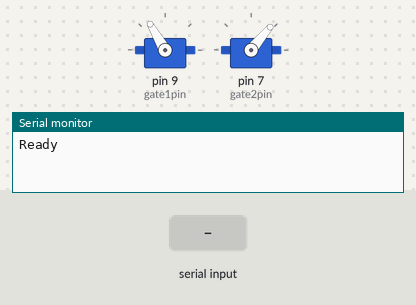
This sketch was run on a simulated Arduino Uno, built with avr-gcc and run on an emulated ATmega328P. Parts: 2 × servo, the last lines printed to the serial monitor. Inputs (shaded band) come from the test bench.

Above: at 1.5 s.
1.6 s: "1\n" received over Serial
At 2.3 s:
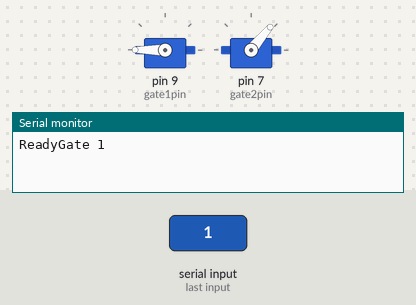
At 2.8 s:
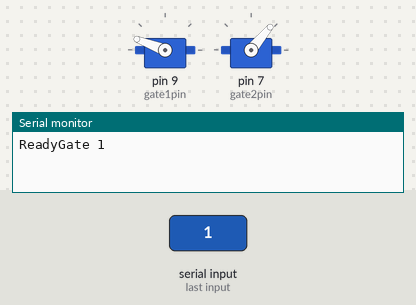
4.3 s: byte 50 (50) received over Serial
At 5.1 s:
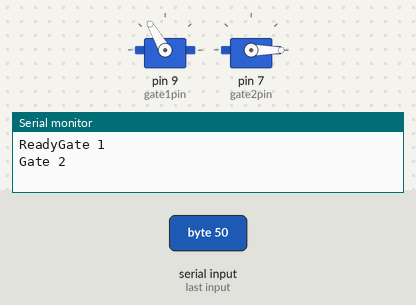
Timing chart, 0 to 7.3 s (numbered marks = the images above; inputs shaded):
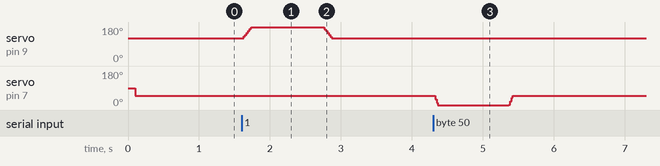

The sketch:

Gatekeeper.ino
```cpp
#include <Servo.h>

Servo G1;
Servo G2;

int gate1pin = 9;
int gate2pin = 7;

int pos = 90;
int incomingByte = 0;

String crlf = "\n";

void setup() {
  Serial.begin(9600);
  G1.attach(gate1pin);
  G2.attach(gate2pin);
  G1.write(120);
  delay(100);
  G2.write(50);
  delay(100);
  Serial.print("Ready");
  delay(100);
  G1.detach();
  G2.detach();
}

void openGate(int gateNo) {
  if (gateNo == 1) {
    G1.attach(gate1pin);
    delay(10);
    for(pos = 120; pos <= 180; pos += 1) {
      G1.write(pos);
      delay(round(pos / 100) + 1);
    }
    delay(1000);
    for(pos = 180; pos >= 120; pos -= 1) {
      G1.write(pos);
      delay(round(pos / 100) + 1);
    }
    delay(50);
    G1.detach();
  }

  if (gateNo == 2) {
    G2.attach(gate2pin);
    delay(10);
    for(pos = 50; pos >= 0; pos -= 1) {
      G2.write(pos);
      delay(round((pos) / 100) + 1);
    }
    delay(1000);
    for(pos = 0; pos <= 50; pos += 1) {
      G2.write(pos);
      delay(round((pos) / 100) + 1);
    }
    delay(50);
    G2.detach();
  }
}

void loop() {
  if (Serial.available() > 0) {
    incomingByte = Serial.read();
    if ((incomingByte == 49) || (incomingByte == 1)) {
      Serial.print("Gate 1" + crlf);
      openGate(1);
    }
    if ((incomingByte == 50) || (incomingByte == 2)) {
      Serial.print("Gate 2" + crlf);
      openGate(2);
    }
  }
}
```

Measured:
- after the input at 1.6 s, servo on pin 9 (gate1pin): rises from 120° to 180° in 0.11 s, then falls to 120° in 1.1 s
- after the input at 4.3 s, servo on pin 7 (gate2pin): 50° → 0° at once, → 50° 1.0 s later
